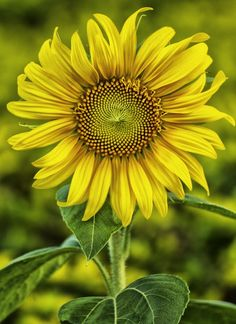
#> input picture Image Processing/class - 7/658ffef26521538afcea90cc64da6fce.jpg, 236 x 324 px, found by its file name
$ jupyter execute session_7_colored_thresholding.ipynb
#> lines starting #> are read from the running program, lines starting #| are printed output that depends on the picture; after the words box and inside, x2 and y2 are one past the last pixel; in counts of white or black regions, pixels touching at a corner belong together
Multicolored image thresholding

[cell 1]
import cv2 as cv
import numpy as np
import matplotlib.pyplot as plt

[cell 2]
input_image_path  = r'D:\Reserach\Deep Learning with Computer Vision\class - 7\658ffef26521538afcea90cc64da6fce.jpg'
# jekono image BGR formate load hoi amra jody orginal image pete chai tahole amader bgr to rgb te convert korte hobe
image = cv.imread(input_image_path)
#> image is the input picture: shape (324, 236, 3); mean B, G, R 20.8, 129.3, 129.2
img_rgb = cv.cvtColor(image, cv.COLOR_BGR2RGB)

img_hsv = cv.cvtColor(image, cv.COLOR_BGR2HSV)
#> img_hsv: shape (324, 236, 3); mean H, S, V 31.9, 215.5, 138.1
plt.subplot(1,2,1)
plt.imshow(img_rgb)
plt.title('Orgnal Image')

plt.subplot(1,2,2)
plt.imshow(img_hsv)
plt.title('HSV Formate Image')
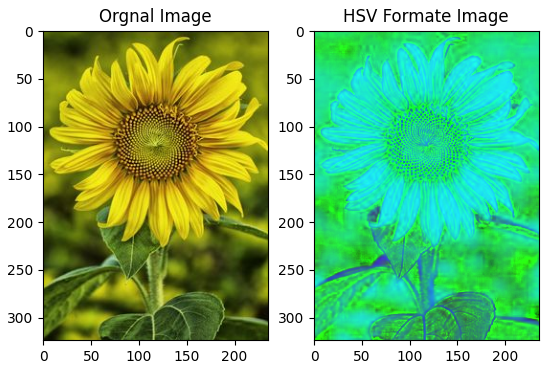
#> figure drawn by matplotlib, 2 panels

[cell 3]
from IPython.display import Image

Image('Lower-and-upper-values-of-the-HSV-space.png')

[cell 4]
Image('images.png')

[cell 5]
# Define range of blue color in HSV

lower_yellow = np.array([20,100,100])
upper_yellow  = np.array([30,255,255])


# Threshold the HSV image to get only blue colors

thresholded = cv.inRange(img_hsv, lower_yellow, upper_yellow)   # cv.inRange(input_img, lowerb, upperb)
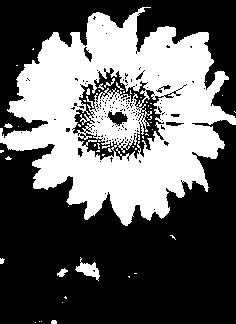
#> thresholded: shape (324, 236); 37.8% white; 53 white regions (45 under 20 px), largest, box (x1, y1, x2, y2) and area: (0, 7, 236, 226) 28224, (75, 257, 100, 281) 250, (57, 268, 68, 277) 53

# Display the images using Matplotlib
plt.figure(figsize=(10,5))

plt.subplot(1,2,1)
plt.imshow(img_rgb)
plt.title('Orginal Image')
plt.axis('off')

plt.subplot(1,2,2)
plt.imshow(thresholded, cmap='gray')
plt.title('Mask')
plt.axis('off')

plt.tight_layout()
plt.show()
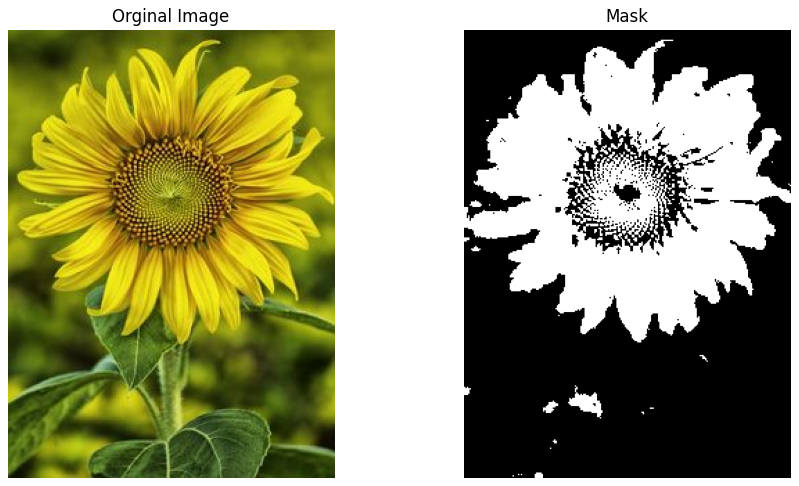
#> figure drawn by matplotlib, 2 panels
